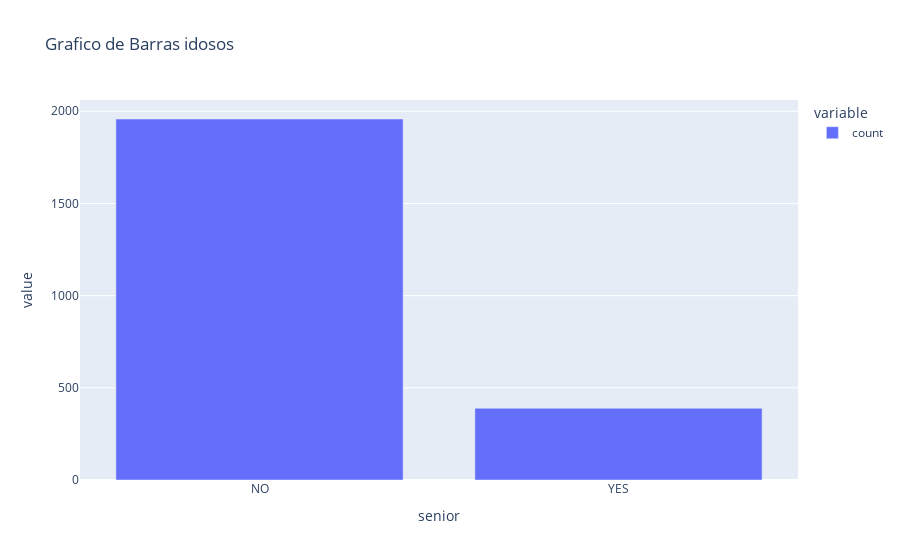

Source (notebook cell):
### Code cell
contagem_senior = df['senior'].value_counts()
fig2 = px.bar(contagem_senior,title='Grafico de Barras idosos')
fig2.show()

### Figure 1 — Plotly figure (JSON) as saved in the notebook; plotly's stock layout.template omitted (floating-point values rounded to 4 significant figures)
{"data": [{"hovertemplate": "variable=count<br>senior=%{x}<br>value=%{y}<extra></extra>", "legendgroup": "count", "marker": {"color": "#636efa", "pattern": {"shape": ""}}, "name": "count", "orientation": "v", "showlegend": true, "textposition": "auto", "type": "bar", "x": ["NO", "YES"], "xaxis": "x", "y": [1958, 389], "yaxis": "y"}], "layout": {"barmode": "relative", "legend": {"title": {"text": "variable"}, "tracegroupgap": 0}, "title": {"text": "Grafico de Barras idosos"}, "xaxis": {"anchor": "y", "domain": [0, 1], "title": {"text": "senior"}}, "yaxis": {"anchor": "x", "domain": [0, 1], "title": {"text": "value"}}}}
